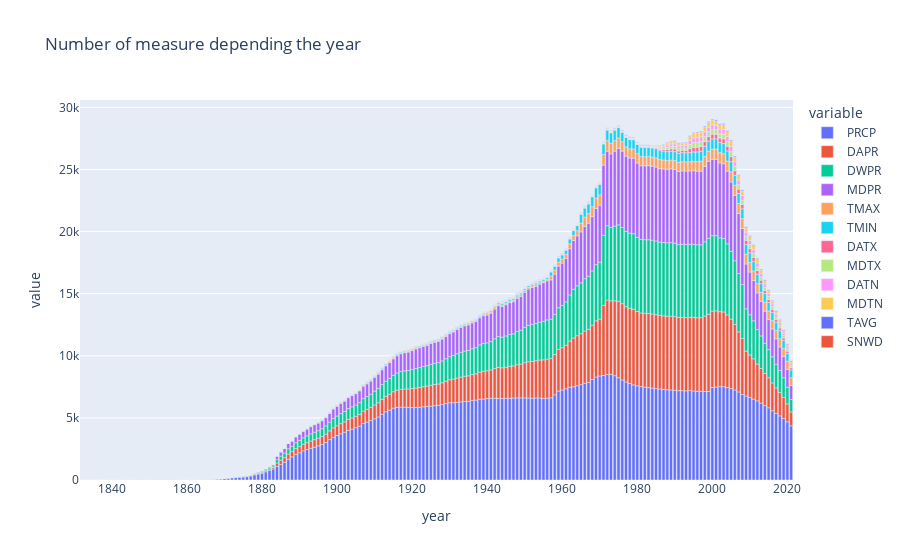

The notebook cell saved with this chart:
### Code cell
plotMeasuresInventory(dataInventory())

### Figure 1 — Plotly figure (JSON) as saved in the notebook; plotly's stock layout.template omitted (floating-point values rounded to 4 significant figures; data arrays with more than 128 entries replaced by an {"elided": "..."} marker saying what was removed)
{"data": [{"alignmentgroup": "True", "hovertemplate": "variable=PRCP<br>year=%{x}<br>value=%{y}<extra></extra>", "legendgroup": "PRCP", "marker": {"color": "#636efa", "pattern": {"shape": ""}}, "name": "PRCP", "offsetgroup": "PRCP", "orientation": "v", "showlegend": true, "textposition": "auto", "type": "bar", "x": {"elided": "190 int values"}, "xaxis": "x", "y": {"elided": "190 int values"}, "yaxis": "y"}, {"alignmentgroup": "True", "hovertemplate": "variable=DAPR<br>year=%{x}<br>value=%{y}<extra></extra>", "legendgroup": "DAPR", "marker": {"color": "#EF553B", "pattern": {"shape": ""}}, "name": "DAPR", "offsetgroup": "DAPR", "orientation": "v", "showlegend": true, "textposition": "auto", "type": "bar", "x": {"elided": "190 int values"}, "xaxis": "x", "y": {"elided": "190 int values"}, "yaxis": "y"}, {"alignmentgroup": "True", "hovertemplate": "variable=DWPR<br>year=%{x}<br>value=%{y}<extra></extra>", "legendgroup": "DWPR", "marker": {"color": "#00cc96", "pattern": {"shape": ""}}, "name": "DWPR", "offsetgroup": "DWPR", "orientation": "v", "showlegend": true, "textposition": "auto", "type": "bar", "x": {"elided": "190 int values"}, "xaxis": "x", "y": {"elided": "190 int values"}, "yaxis": "y"}, {"alignmentgroup": "True", "hovertemplate": "variable=MDPR<br>year=%{x}<br>value=%{y}<extra></extra>", "legendgroup": "MDPR", "marker": {"color": "#ab63fa", "pattern": {"shape": ""}}, "name": "MDPR", "offsetgroup": "MDPR", "orientation": "v", "showlegend": true, "textposition": "auto", "type": "bar", "x": {"elided": "190 int values"}, "xaxis": "x", "y": {"elided": "190 int values"}, "yaxis": "y"}, {"alignmentgroup": "True", "hovertemplate": "variable=TMAX<br>year=%{x}<br>value=%{y}<extra></extra>", "legendgroup": "TMAX", "marker": {"color": "#FFA15A", "pattern": {"shape": ""}}, "name": "TMAX", "offsetgroup": "TMAX", "orientation": "v", "showlegend": true, "textposition": "auto", "type": "bar", "x": {"elided": "190 int values"}, "xaxis": "x", "y": {"elided": "190 int values"}, "yaxis": "y"}, {"alignmentgroup": "True", "hovertemplate": "variable=TMIN<br>year=%{x}<br>value=%{y}<extra></extra>", "legendgroup": "TMIN", "marker": {"color": "#19d3f3", "pattern": {"shape": ""}}, "name": "TMIN", "offsetgroup": "TMIN", "orientation": "v", "showlegend": true, "textposition": "auto", "type": "bar", "x": {"elided": "190 int values"}, "xaxis": "x", "y": {"elided": "190 int values"}, "yaxis": "y"}, {"alignmentgroup": "True", "hovertemplate": "variable=DATX<br>year=%{x}<br>value=%{y}<extra></extra>", "legendgroup": "DATX", "marker": {"color": "#FF6692", "pattern": {"shape": ""}}, "name": "DATX", "offsetgroup": "DATX", "orientation": "v", "showlegend": true, "textposition": "auto", "type": "bar", "x": {"elided": "190 int values"}, "xaxis": "x", "y": {"elided": "190 int values"}, "yaxis": "y"}, {"alignmentgroup": "True", "hovertemplate": "variable=MDTX<br>year=%{x}<br>value=%{y}<extra></extra>", "legendgroup": "MDTX", "marker": {"color": "#B6E880", "pattern": {"shape": ""}}, "name": "MDTX", "offsetgroup": "MDTX", "orientation": "v", "showlegend": true, "textposition": "auto", "type": "bar", "x": {"elided": "190 int values"}, "xaxis": "x", "y": {"elided": "190 int values"}, "yaxis": "y"}, {"alignmentgroup": "True", "hovertemplate": "variable=DATN<br>year=%{x}<br>value=%{y}<extra></extra>", "legendgroup": "DATN", "marker": {"color": "#FF97FF", "pattern": {"shape": ""}}, "name": "DATN", "offsetgroup": "DATN", "orientation": "v", "showlegend": true, "textposition": "auto", "type": "bar", "x": {"elided": "190 int values"}, "xaxis": "x", "y": {"elided": "190 int values"}, "yaxis": "y"}, {"alignmentgroup": "True", "hovertemplate": "variable=MDTN<br>year=%{x}<br>value=%{y}<extra></extra>", "legendgroup": "MDTN", "marker": {"color": "#FECB52", "pattern": {"shape": ""}}, "name": "MDTN", "offsetgroup": "MDTN", "orientation": "v", "showlegend": true, "textposition": "auto", "type": "bar", "x": {"elided": "190 int values"}, "xaxis": "x", "y": {"elided": "190 int values"}, "yaxis": "y"}, {"alignmentgroup": "True", "hovertemplate": "variable=TAVG<br>year=%{x}<br>value=%{y}<extra></extra>", "legendgroup": "TAVG", "marker": {"color": "#636efa", "pattern": {"shape": ""}}, "name": "TAVG", "offsetgroup": "TAVG", "orientation": "v", "showlegend": true, "textposition": "auto", "type": "bar", "x": {"elided": "190 int values"}, "xaxis": "x", "y": {"elided": "190 int values"}, "yaxis": "y"}, {"alignmentgroup": "True", "hovertemplate": "variable=SNWD<br>year=%{x}<br>value=%{y}<extra></extra>", "legendgroup": "SNWD", "marker": {"color": "#EF553B", "pattern": {"shape": ""}}, "name": "SNWD", "offsetgroup": "SNWD", "orientation": "v", "showlegend": true, "textposition": "auto", "type": "bar", "x": {"elided": "190 int values"}, "xaxis": "x", "y": {"elided": "190 int values"}, "yaxis": "y"}], "layout": {"barmode": "relative", "legend": {"title": {"text": "variable"}, "tracegroupgap": 0}, "title": {"text": "Number of measure depending the year"}, "xaxis": {"anchor": "y", "domain": [0, 1], "title": {"text": "year"}}, "yaxis": {"anchor": "x", "domain": [0, 1], "title": {"text": "value"}}}}
